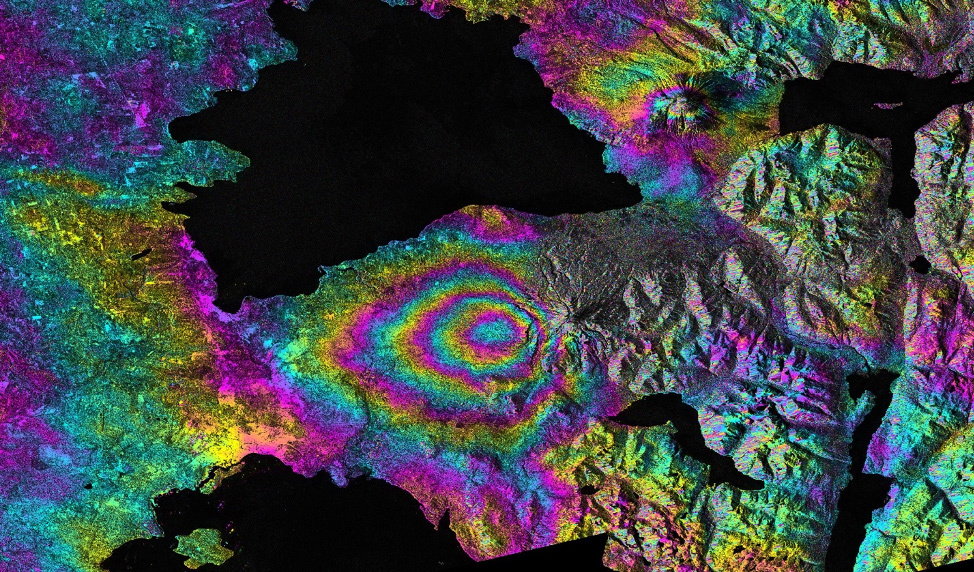
#> input picture sar_2_color.jpg, 974 x 572 px
$ jupyter execute sar_processing.ipynb
#> lines starting #> are read from the running program, lines starting #| are printed output that depends on the picture; after the words box and inside, x2 and y2 are one past the last pixel; in counts of white or black regions, pixels touching at a corner belong together; long printed decimals are rounded
[cell 1]
# 1. Загрузите изображение в оттенках серого sar_1_gray.jpg.
#  # 2. постройте гистограмму
# # 3. реализуйте алгоритм гамма коррекции с параметром гамма <1, >1.
# # 4. Сравните исходное изображение, скорректированное при помощи гамма-фильтра. MSE, SSIM.
# # 5. реализуйте алгоритм статистической цветокоррекции на основе статистики eq_gray.
# # 6. Протестируйте работу алгоритмов пороговой фильтрации с различными параметрами.
#  # Для каждого решения - напечатайте результат

[cell 2]
from skimage import io, color, exposure, filters, util
from skimage.metrics import mean_squared_error, structural_similarity
import numpy as np
import matplotlib.pyplot as plt
import pandas as pd


img_path = "sar_2_color.jpg"


img_color = io.imread(img_path)
#> img_color is the input picture: shape (572, 974, 3); mean R, G, B 63.6, 68.6, 71.5
img_gray = color.rgb2gray(img_color)
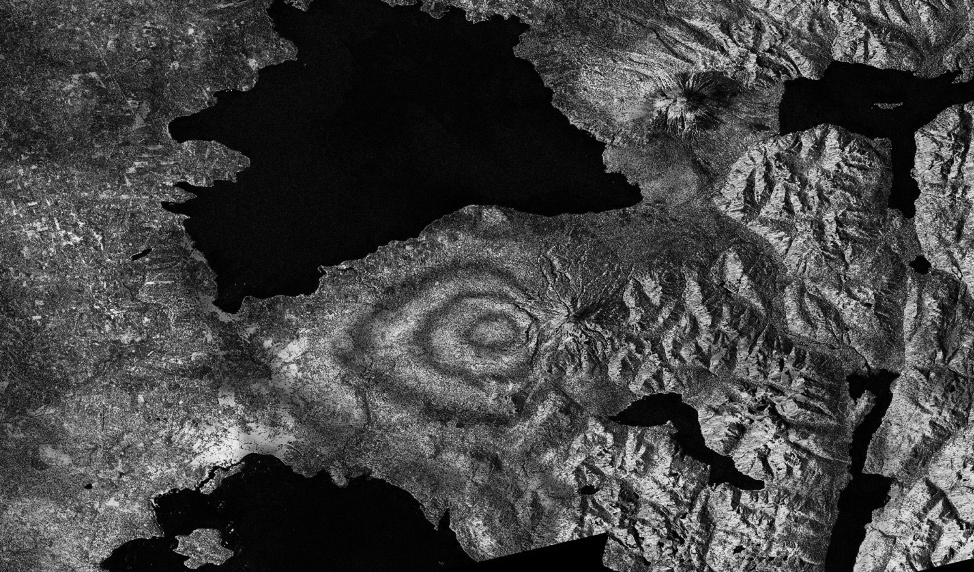
#> img_gray: shape (572, 974) float64; min 0, max 0.95, mean 0.266
img_gray = util.img_as_float(img_gray)

plt.figure(figsize=(8, 6))
plt.imshow(img_gray, cmap='gray')
plt.title("1. Исходное изображение (в оттенках серого)")
plt.axis('off')
plt.show()

[cell 3]
plt.figure(figsize=(8, 4))
plt.hist((img_gray.ravel() * 255).astype(np.uint8), bins=256, color='gray')
plt.title("2. Гистограмма исходного изображения")
plt.xlabel("Интенсивность (0–255)")
plt.ylabel("Частота")
plt.show()
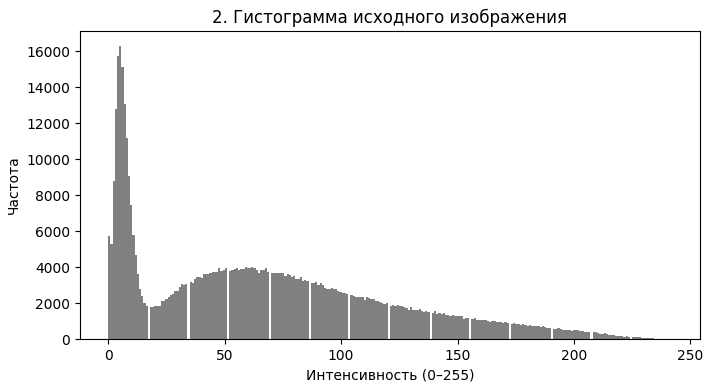
#> figure drawn by matplotlib, 1 panel; tallest bar 16319 high, from x = 4.73 to 5.67

[cell 4]
def gamma_correction(image, gamma):
#> called with gamma = 0.5
    return np.clip(image ** gamma, 0, 1)
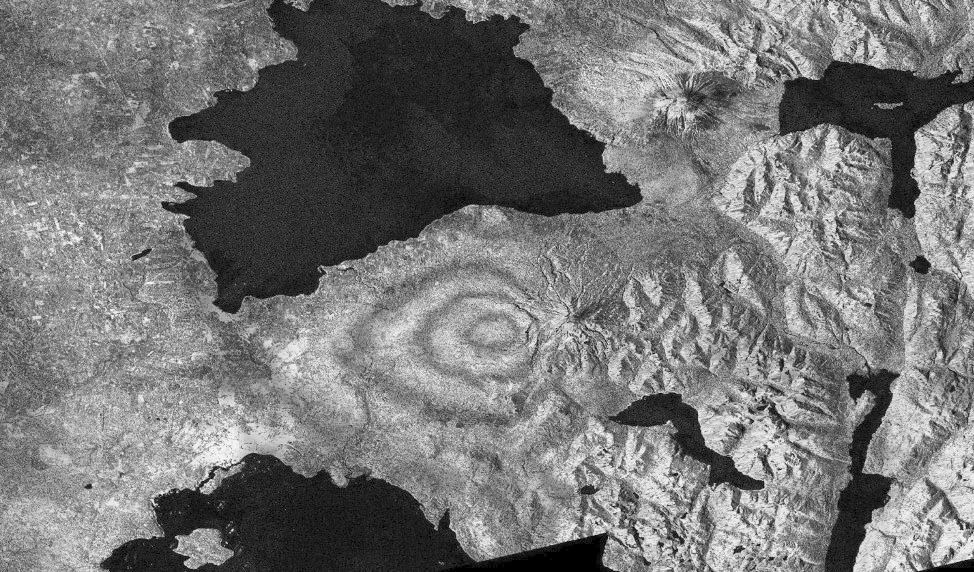
#> returned value: shape (572, 974) float64; min 0, max 0.975, mean 0.463

gamma_values = [0.5, 2.0]
gamma_corrected = [gamma_correction(img_gray, g) for g in gamma_values]
#> call 2 of gamma_correction, with gamma = 2
#> in gamma_correction (call 2), `return np.clip(image ** gamma, 0, 1)`:
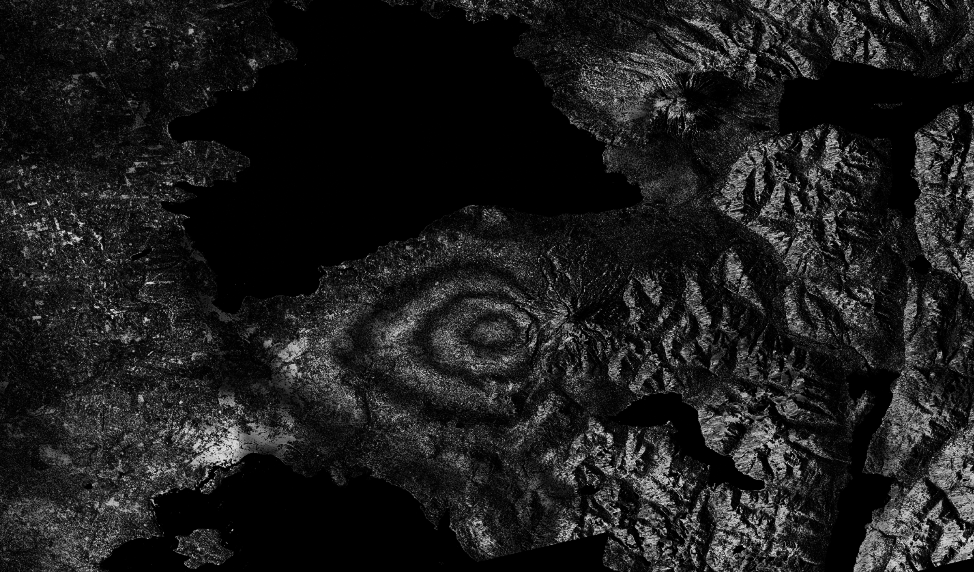
#> returned value: shape (572, 974) float64; min 0, max 0.902, mean 0.115
#> gamma_corrected = 2 items

plt.figure(figsize=(12, 4))
plt.subplot(1, 3, 1)
plt.imshow(img_gray, cmap='gray')
plt.title("Исходное")

for i, g in enumerate(gamma_values):
    plt.subplot(1, 3, i + 2)
    plt.imshow(gamma_corrected[i], cmap='gray')
    plt.title(f"Gamma = {g}")
plt.show()

[cell 5]
from skimage.metrics import mean_squared_error, structural_similarity
import pandas as pd

results = []
for g, img_g in zip(gamma_values, gamma_corrected):
    mse = mean_squared_error(img_gray, img_g)
    ssim = structural_similarity(img_gray, img_g, data_range=1.0)
    results.append({'Gamma': g, 'MSE': mse, 'SSIM': ssim})
#> this loop made 2 passes
#> (g, mse, ssim) on passes 1 to 2: (0.5, 0.0421, 0.696), (2, 0.0299, 0.508)
#> after the loop, results = 2 items

df_metrics = pd.DataFrame(results)
#> df_metrics = table of 2 rows and 3 columns
print("Метрики сравнения (MSE и SSIM):")
print(df_metrics)
#|    Gamma       MSE      SSIM
#| 0    0.5  0.04209  0.6963
#| 1    2.0  0.02995  0.5082

[cell 6]
eq_gray = exposure.equalize_hist(img_gray)
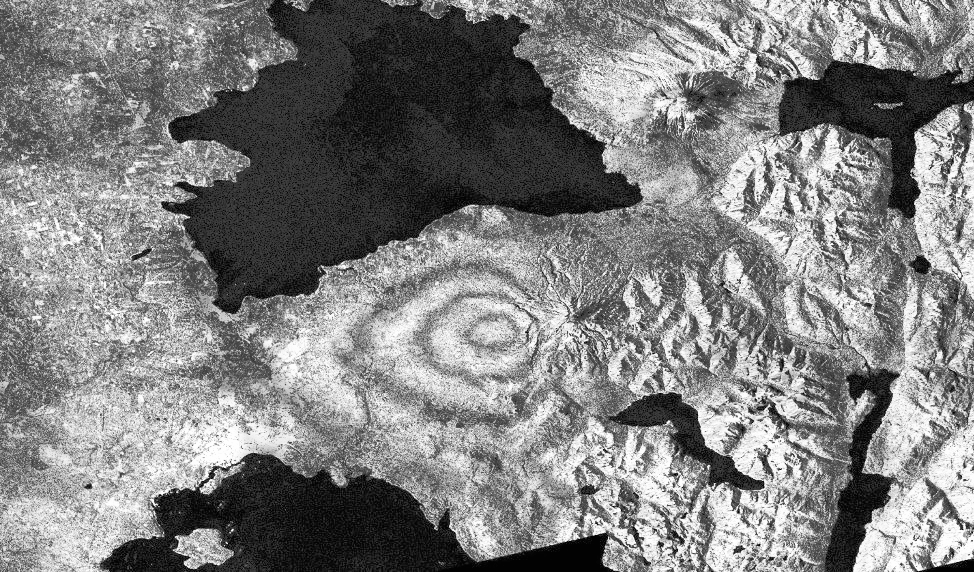
#> eq_gray: shape (572, 974) float64; min 0.0103, max 1, mean 0.504

def stats_match(src, ref):
    s_mean, s_std = np.mean(src), np.std(src)
#> s_mean = 0.266; s_std = 0.211
    r_mean, r_std = np.mean(ref), np.std(ref)
#> r_mean = 0.504; r_std = 0.286
    result = (src - s_mean) * (r_std / s_std) + r_mean
    return np.clip(result, 0, 1)
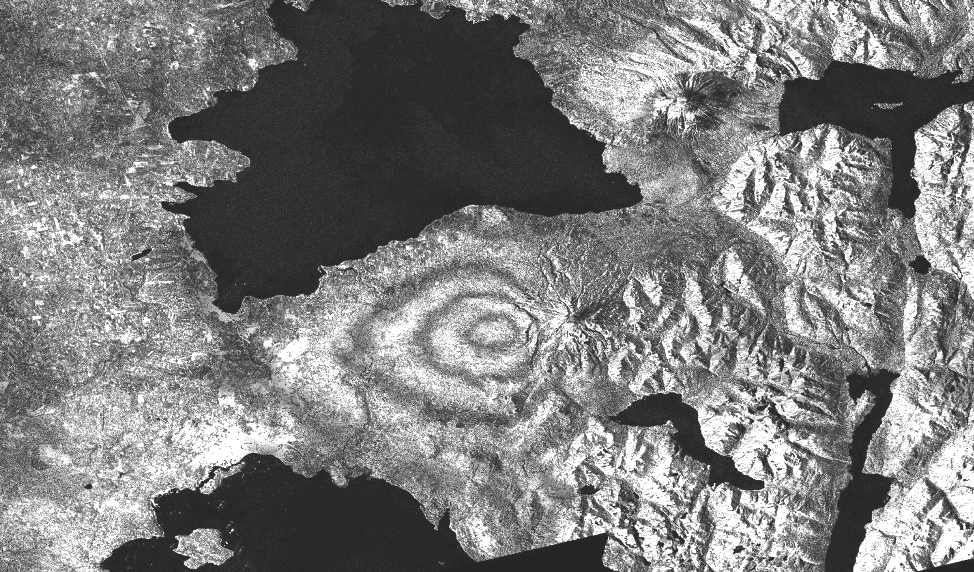
#> returned value: shape (572, 974) float64; min 0.143, max 1, mean 0.495

stat_corrected = stats_match(img_gray, eq_gray)

plt.figure(figsize=(12, 4))
plt.subplot(1, 3, 1)
plt.imshow(img_gray, cmap='gray')
plt.title("Original")

plt.subplot(1, 3, 2)
plt.imshow(eq_gray, cmap='gray')
plt.title("Equalized (гистограмма)")

plt.subplot(1, 3, 3)
plt.imshow(stat_corrected, cmap='gray')
plt.title("Statistically matched")
plt.show()

for name, im in zip(["Original", "Equalized", "Stat-Corrected"], [img_gray, eq_gray, stat_corrected]):
    print(f"{name:15s} | mean = {np.mean(im):.4f} | std = {np.std(im):.4f}")
#> this loop made 3 passes
#> name on passes 1 to 3: 'Original', 'Equalized', 'Stat-Corrected'
#| Original        | mean = 0.2656 | std = 0.2109
#| Equalized       | mean = 0.5037 | std = 0.2865
#| Stat-Corrected  | mean = 0.4948 | std = 0.2671

[cell 7]
from skimage import filters
import matplotlib.pyplot as plt

th_otsu = filters.threshold_otsu(img_gray)
#> th_otsu = 0.31
binary_otsu = img_gray > th_otsu
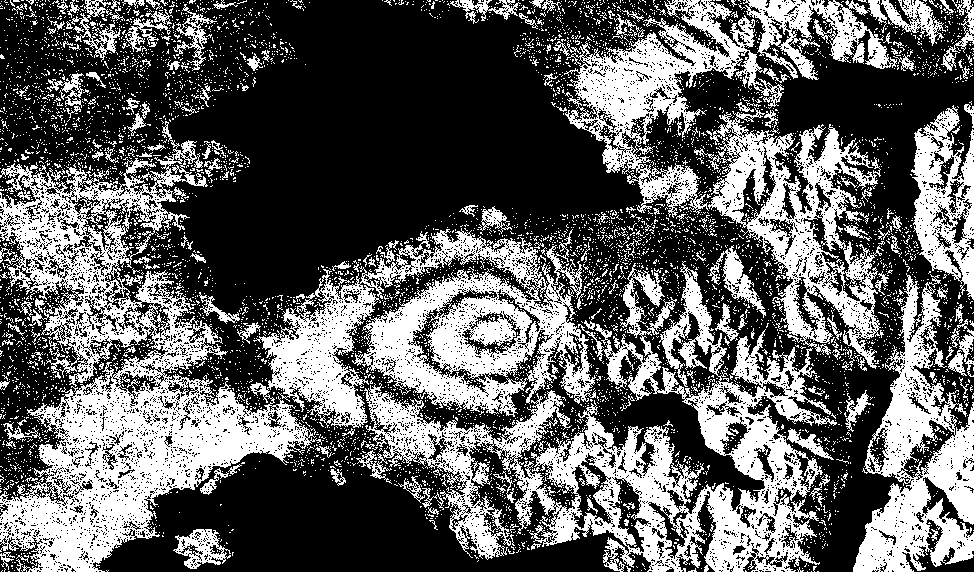
#> binary_otsu: shape (572, 974) bool; 37.6% white; 6191 white regions (5970 under 20 px), largest, box (x1, y1, x2, y2) and area: (0, 121, 596, 572) 76092, (364, 261, 837, 572) 41254, (853, 273, 974, 572) 15778

thresholds = [0.3, 0.5, 0.7]
binaries = [img_gray > t for t in thresholds]
#> binaries = 3 items

images = [img_gray, binary_otsu] + binaries
#> images = 5 items
titles = [
    "Исходное",
    f"Otsu (t={th_otsu:.2f})",
] + [f"Threshold = {t}" for t in thresholds]
#> titles = ['Исходное', 'Otsu (t=0.31)', 'Threshold = 0.3', 'Threshold = 0.5', 'Threshold = 0.7']

cols = 3
rows = int(np.ceil(len(images) / cols))
#> rows = 2

plt.figure(figsize=(5 * cols, 4 * rows))

for i, (im, title) in enumerate(zip(images, titles)):
    plt.subplot(rows, cols, i + 1)
    plt.imshow(im, cmap='gray')
    plt.title(title)
    plt.axis('off')
#> this loop made 5 passes
#> title on passes 1 to 5: 'Исходное', 'Otsu (t=0.31)', 'Threshold = 0.3', 'Threshold = 0.5', 'Threshold = 0.7'

plt.tight_layout()
plt.show()
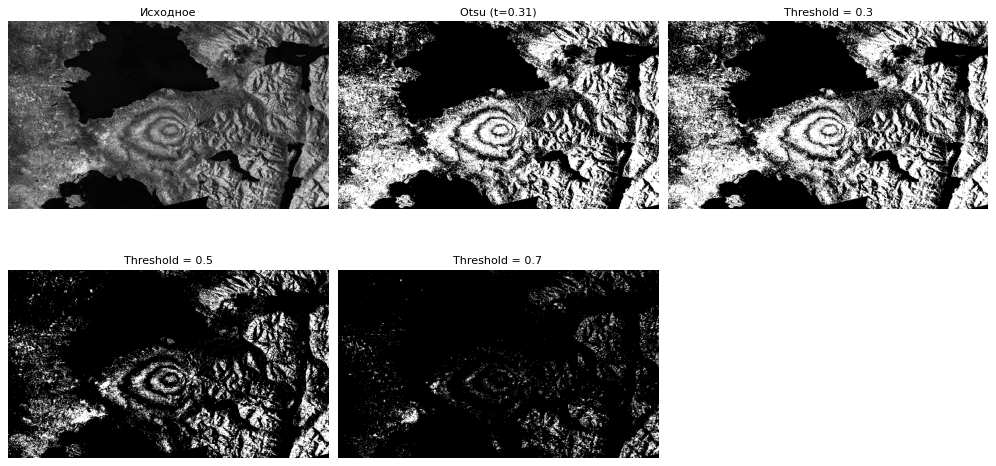
#> figure drawn by matplotlib, 5 panels
